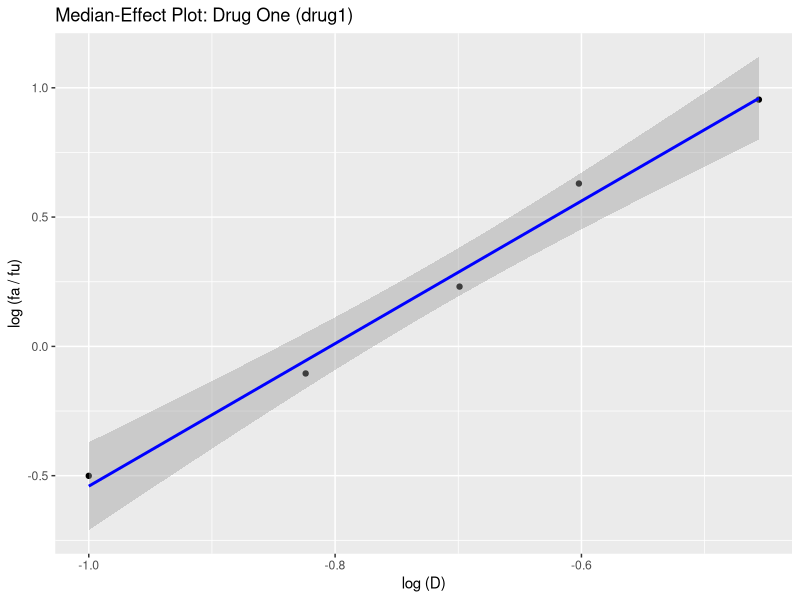
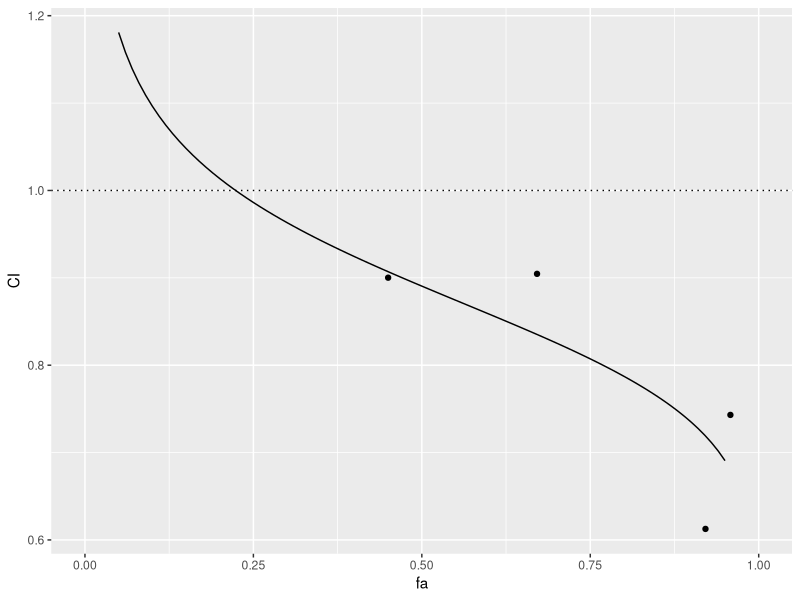
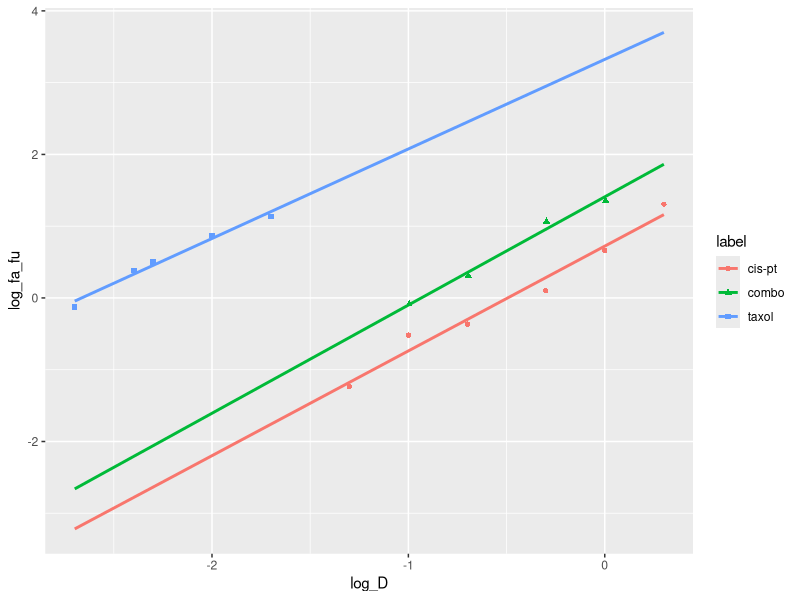

Write the R code that produced these figures, in order.
# R package for Median Effect principle calculations and plots
#
# Requires:
# - knitr (for kable)
# - ggplot2
#
# Class: drug_effects
#
# Single drug series
# - vector of doses (D)
# - vector of fraction affected (fa)
# - drug name (name) - full name of tested drug
# - label (label)    - label to use on plots
# - info (info)      - additional information
# - ratio: drug 1 / drug 2 (ratio), only defined for constant ratio drug combinations
# - Calculated: Dm, m, R^2, R, log10(D), log10(fa / (1-fa))
#
# Combination drug series, NON-constant ratio
# - separate object type?
# - vector of drug 1 doses (D1)
# - vector of drug 2 doses (D2)
# - vector of fraction affected (fa)
# - drug name (name) - full name of tested drugs
# - label (label)    - label to use on plots
# - info (info)      - additional information


# Drug effects object constructor: for single drugs and constant ratio combinations
new_drug_effects <- function(D = double(), fa = double(), name = "", label = "", info = "", ratio = double()) {
  stopifnot(is.double(D), is.double(fa), is.double(ratio))
  values <- list(D = D, fa = fa, name = name, label = label, info = info, ratio = ratio)
  class <- c("drug_effects")
  if (length(ratio) != 0) { class <- append("combo_drug_effects", class) }
  structure(values, class = class)
}

# Drug effects object validator + statistics calculator
validate_drug_effects <- function(x) {
  D  <- x$D
  fa <- x$fa
  ratio <- x$ratio

  if (!all(!is.na(D) & D > 0.0)) { stop("All doses `D` must be non-missing and greater than zero", call. = FALSE) }
  if (!all(!is.na(fa) & fa > 0.0 & fa < 1.0)) { stop("All fraction affected `fa` must be non-missing, greater than zero, and less than one", call. = FALSE) }
  if (length(D) != length(fa)) { stop("The number of doses must equal the number of fraction affected", call. = FALSE) }
  if (length(D) < 2) { stop("There must be at least two dose / fraction affected points", call. = FALSE) }

  if (length(ratio) != 0) {
    if (length(ratio) != 1) { stop("Only a single constant ratio can be used", call. = FALSE) }
    if (ratio < 0) { stop("The ratio of drug1 / drug2 must be non-negative", call. = FALSE) }
  }

  # Do the statistical calculations; add more elements to x
  x$log_D     <- log10(x$D)
  x$log_fa_fu <- log10(x$fa / (1-x$fa))

  fit  <- stats::lm(log_fa_fu ~ log_D, data = data.frame(list(log_D = x$log_D, log_fa_fu = x$log_fa_fu)))

  x$b  <- unname(fit$coefficients[1])
  x$m  <- unname(fit$coefficients[2])
  x$Dm <- unname(10^(-x$b/x$m))
  x$R2 <- unname(summary(fit)$r.squared)
  x$R  <- unname(sqrt(x$R2)) * sign(x$m) # m should always be positive, but just in case

  x # return the validated and augmented object
}


# Single drug object helper
drug_effects <- function(D = double(), fa = double(), name = "", label = "", info = "", ratio = double()) {
  D <- as.double(D)
  fa = as.double(fa)
  name = as.character(name)
  label = as.character(label)
  info = as.character(info)
  ratio = as.double(ratio)
  validate_drug_effects(new_drug_effects(D, fa, name, label, info, ratio))
}


# Given a drug_effects object and vector of doses, return predicted fraction affected
calc_fa <- function(drug, D) {
  if (!inherits(drug, "drug_effects")) { stop("Requires a `drug_effects` object", call. = FALSE) }
  m <- drug$m
  Dm <- drug$Dm
  return (1 / (1 + ((Dm / D)^m)))
}


# Given a drug_effects object and vector of fa, return predicted doses
calc_D <- function(drug, fa) {
  if (!inherits(drug, "drug_effects")) { stop("Requires a `drug_effects` object", call. = FALSE) }
  m <- drug$m
  Dm <- drug$Dm
  return (Dm*(fa / (1 - fa))^(1/m))
}


# Given drug 1, drug 2, and drug_combo objects, calculate combination index CI at vector of fa values
# - if fa is empty, then use the actual fa and actual doses in drug_combo
calc_CI <- function(drug1, drug2, drug_combo, fa = double()) {
  # [ ] should do class checking here
  ratio <- drug_combo$ratio

  if (length(fa) == 0) {
    fa <- drug_combo$fa # the actual fa observed in the combo
    D_combo <- drug_combo$D # actual doses
  } else {
    D_combo <- calc_D(drug_combo, fa) # calculate predicted doses
  }
  D1 <- D_combo * (ratio / (ratio + 1))
  D2 <- D_combo / (ratio + 1)

  Dx1 <- calc_D(drug1, fa)
  Dx2 <- calc_D(drug2, fa)

  CI <- (D1 / Dx1) + (D2 / Dx2)
  return(CI)
}



# Add print for drug_effects display
print.drug_effects <- function(x, ..., stats = TRUE) {

  D <- x$D
  fa <- x$fa
  name <- x$name
  label <- x$label
  if (label != '') { label <- paste0(' (', label, ')') }
  info <- x$info
  if (info != '') { info <- paste0('\n\n', info) }
  ratio <- x$ratio
  Dm <- x$Dm

  cat(name, label, info, sep = '')

  # If want to also include columns of log(D) and log(fa / fu)
  # df <- data.frame(list(D = D, fa = fa, log_D = x$log_D, log_fa_fu = x$log_fa_fu))

  df <- data.frame(list(D = D, fa = fa))
  if (length(ratio) != 0) {
    cat("\n\nRatio (drug 1/drug 2): ", ratio, sep = '')
    D1 <- (ratio / (ratio+1)) * D
    D2 <- D / (ratio + 1)
    df$D1 <- D1
    df$D2 <- D2
    # For combination, also show the contributing doses from drug 1 + 2, and not just the sum
    Dm <- paste0(signif(Dm, 4), ' = ', signif((ratio / (ratio+1)) * Dm, 4), ' + ', signif(Dm / (ratio + 1), 4))
  }

  print(knitr::kable(df))

  if (stats) { cat('\nm: ', x$m, '\nDm: ', Dm, '\nR2: ', x$R2, '\nR: ', x$R, sep = '') }
}


plot.drug_effects <- function(x, y, ..., color = 'blue') {
  title <- "Median-Effect Plot"
  if (x$name != "") { title <- paste0(title, ": ", x$name) }
  if (x$label != "") { title <- paste0(title, " (", x$label, ")") }

  df <- data.frame(list(D = x$D, fa = x$fa, log_D = x$log_D, log_fa_fu = x$log_fa_fu))

  g <- ggplot2::ggplot(
    data = df,
    ggplot2::aes(log_D, log_fa_fu)
  ) +
    ggplot2::geom_point() +
    ggplot2::stat_smooth(method = "lm", color = color) +
    ggplot2::xlab("log (D)") +
    ggplot2::ylab("log (fa / fu)") +
    ggplot2::ggtitle(title)

  g
}

median_effect_plot <- function(...) {
  # takes an arbitrary number of drug_effect objects
  # [ ] assign labels if empty
  # [ ] fix so does not re-order the drugs alphabetically
  df <- data.frame()
  for (d in list(...)) {
    if (inherits(d, "drug_effects")) {
      df <- rbind(df, data.frame(list(log_D = d$log_D, log_fa_fu = d$log_fa_fu, label = d$label), stringsAsFactors = FALSE))
    }
  }
  ggplot2::ggplot(data = df, ggplot2::aes(log_D, log_fa_fu, shape = label, color = label)) +
    ggplot2::geom_point() +
    ggplot2::stat_smooth(method = "lm", se = FALSE, fullrange=TRUE) # fullrange allows extrapolation of line beyond the data points
}

dose_effect_plot <- function(..., from = 0.01, to = 0.99, by = 0.01) {
  # takes an arbitrary number of drug_effect objects
  df_lines <- data.frame()
  df_points <- data.frame()
  for (d in list(...)) {
    if (inherits(d, "drug_effects")) {
      df_lines  <- rbind(df_lines, data.frame(list(m = d$m, Dm = d$Dm, name = d$name), stringsAsFactors = FALSE))   # dataframe with m, Dm, name
      df_points <- rbind(df_points, data.frame(list(D = d$D, fa = d$fa, name = d$name), stringsAsFactors = FALSE))  # dataframe with D, fa, name
    }
  }

  list(df_lines, df_points)
}

#   m  <- drug$m
#   Dm <- drug$Dm
#
#   fa <- seq(from = from, to = to, by = by)
#   df2 <- data.frame(list(D = calc_d(fa, m, Dm), fa = fa))
#   g <- ggplot2::ggplot(data = df2, ggplot2::aes(D, fa)) +
#     ggplot2::geom_line() +
#     ggplot2::geom_point(data = df, ggplot2::aes(D, fa)) +
#     ggplot2::coord_cartesian(ylim = c(0,1))
#
#   g
# }


fa_ci_plot <- function(drug1, drug2, drug_combo, from = 0.01, to = 0.99, by = 0.01) {

  fa <- seq(from = from, to = to, by = by)
  CI = calc_CI(drug1, drug2, drug_combo, fa)
  df <- data.frame(list(fa = fa, CI = CI))

  df_points <- data.frame(list(fa = drug_combo$fa, CI = calc_CI(drug1, drug2, drug_combo)))

  g <- ggplot2::ggplot(df, ggplot2::aes(fa, CI)) +
    ggplot2::geom_line() +
    ggplot2::geom_hline(yintercept = 1.0, linetype = 'dotted') +
    ggplot2::geom_point(data = df_points, ggplot2::aes(fa, CI)) +
    ggplot2::coord_cartesian(xlim = c(0,1))
  g
}

# df <- dplyr::tribble(
#   ~D, ~fa,
#   0.1, 0.24,
#   0.15, 0.44,
#   0.2, 0.63,
#   0.25, 0.81,
#   0.35, 0.9
# )
#
#
# df <- dplyr::tribble(
#   ~D, ~fa,
#   0.002, 0.429,
#   0.004, 0.708,
#   0.005, 0.761,
#   0.01, 0.882,
#   0.02, 0.932
# )
#
# df <- dplyr::tribble(
#   ~D, ~fa,
#   0.05, 0.055,
#   0.1, 0.233,
#   0.2, 0.301,
#   0.5, 0.559,
#   1, 0.821,
#   2, 0.953
# )


# Standard test example
D  <- c(0.10, 0.15, 0.20, 0.25, 0.35)
fa <- c(0.24, 0.44, 0.63, 0.81, 0.90)
d <- drug_effects(D = D, fa = fa, name = 'Drug One', label = 'drug1')
d # print(d)
plot(d)

# str(d)
# class(d)
# inherits(d, "drug_effects")
# unclass(d)


# Taxol
drug1 <- drug_effects(D = c(0.002, 0.004, 0.005, 0.01, 0.02), fa = c(0.429, 0.708, 0.761, 0.882, 0.932), name = "Taxol", label = "taxol")

# Cis-Pt
drug2 <- drug_effects(D = c(0.05, 0.1, 0.2, 0.5, 1, 2), fa = c(0.055, 0.233, 0.301, 0.559, 0.821, 0.953), name = "Cisplatin", label = "cis-pt")

# Taxol:Cis-Pt Combo, ratio = 0.1
# MISTAKE: drug_combo <- drug_effects(D = c(0.11, 0.22, 0.55, 1.1), fa = c(0.45, 0.671, 0.921, 0.958), ratio = 0.1)
drug_combo <- drug_effects(
  D = c(0.001, 0.002, 0.005, 0.01) + c(0.1, 0.2, 0.5, 1),
  fa = c(0.45, 0.671, 0.921, 0.958),
  name = 'Taxol - Cisplatin',
  label = 'combo',
  ratio = 0.01)

calc_CI(drug1, drug2, drug_combo, fa = c(0.5, 0.75, 0.9, 0.95))

fa_ci_plot(drug1, drug2, drug_combo, from = 0.05, to = 0.95)

median_effect_plot(drug1, drug2, drug_combo)


